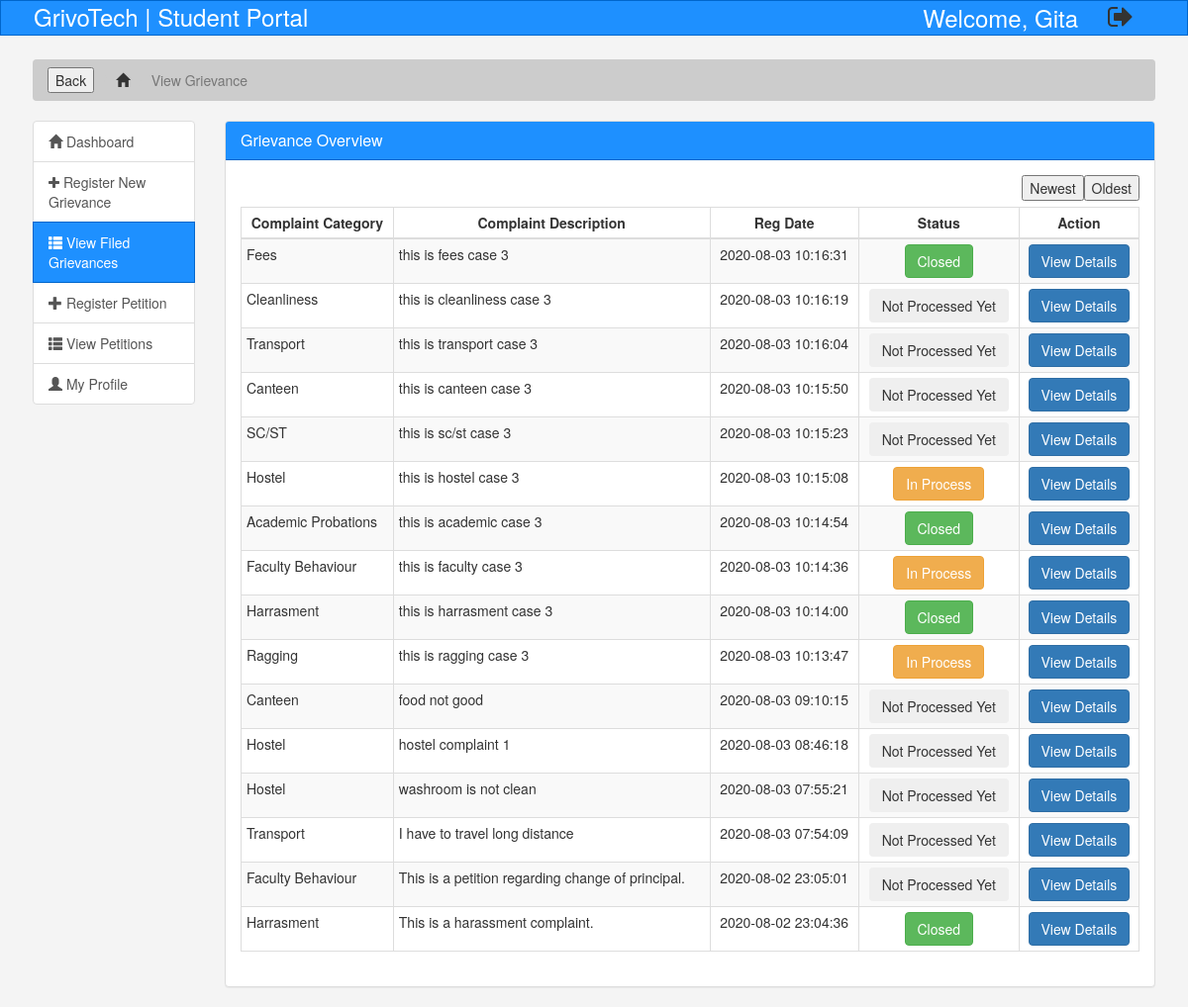
The page /sih3/student/viewgrievance.php (signed in) on the database its author committed.
### tables this page shows
CREATE TABLE `complain` (
  `complaintNumber` int(11) NOT NULL,
  `userId` int(11) DEFAULT NULL,
  `grievanceId` int(11) DEFAULT NULL,
  `complain` mediumtext DEFAULT NULL,
  `proof` varchar(255) DEFAULT NULL,
  `isAnonymous` int(11) DEFAULT NULL,
  `regDate` timestamp NULL DEFAULT current_timestamp(),
  `status` varchar(30) DEFAULT NULL,
  `lastUdationDate` timestamp NULL DEFAULT NULL ON UPDATE current_timestamp(),
  `isGroupComplaint` tinyint(1) NOT NULL
);

CREATE TABLE `category` (
  `id` int(11) NOT NULL,
  `categoryName` varchar(255) DEFAULT NULL,
  `categoryDescription` longtext DEFAULT NULL,
  `creationDate` timestamp NULL DEFAULT current_timestamp(),
  `updationDate` timestamp NULL DEFAULT NULL ON UPDATE current_timestamp()
);

### sih3/student/viewgrievance.php (the view, shortened to what this page needs)
<?php session_start();
if (isset($_POST['ASC'])) {
	$asc = "SELECT c.*, cat.categoryName as categoryName FROM complain c JOIN category cat ON c.grievanceId=cat.id  where c.userId='" . $_SESSION['id'] . "' ORDER by c.complaintNumber ASC ";
	$result = executeQuery($asc);
} else if (isset($_POST['DESC'])) {
	$desc = "SELECT c.*, cat.categoryName as categoryName FROM complain c JOIN category cat ON c.grievanceId=cat.id  where c.userId='" . $_SESSION['id'] . "' ORDER by c.complaintNumber DESC ";
	$result = executeQuery($desc);
} else {
	$query = "SELECT c.*, cat.categoryName as categoryName FROM complain c JOIN category cat ON c.grievanceId=cat.id  where c.userId='" . $_SESSION['id'] . "' ORDER by c.complaintNumber DESC ";
	$result = executeQuery($query);
}
function executeQuery($query)
{
	include('../include/db.php');
	$result = mysqli_query($db, $query);
	return $result;
}
if (strlen($_SESSION['login']) == 0) {
	header('location:userlogin.php');
} else {
?>
	<!DOCTYPE html>
	<html lang="en">
	<head>
		<link href="assests/css/bootstrap.min.css" rel="stylesheet">
		<link rel="stylesheet" href="https://cdnjs.cloudflare.com/ajax/libs/font-awesome/4.7.0/css/font-awesome.min.css">
		<link rel="stylesheet" href="assests/css/stu_style.css">
		<link type="text/css" href="images/icons/css/font-awesome.css" rel="stylesheet">
		<link rel="stylesheet" href="https://cdnjs.cloudflare.com/ajax/libs/font-awesome/4.7.0/css/font-awesome.min.css">
	</head>
	<body>
		<section id="container">
			<?php include('include/header.php');  ?>
			<section id="breadcrumb">
				<div class="container" style="margin-top: 2% ; width: 97%;">
					<ol class="breadcrumb">
						<li><input type="button" value="Back" onclick="history.go(-1)"></li>
						<li><a href="index.php"><span class="glyphicon glyphicon-home" aria-hidden="true"></span></a></li>
						<li class="active">View Grievance</li>
					</ol>
				</div>
			</section>
			<section id="main-content">
				<div class="container" style="width: 97%;">
					<div class="row">
						<div class="col-md-2">
							<div class="list-group">
								<a href="index.php" class="list-group-item "><span class="glyphicon glyphicon-home" aria-hidden="true"></span> Dashboard</a>
								<a href="newgrievance.php" class="list-group-item"><i class="fa fa-plus" aria-hidden="true"></i> Register New Grievance</a>
								<a href="grpgrievform.php" class="list-group-item active main-color-bg"><span class="glyphicon glyphicon-th-list" aria-hidden="true"></span> View Filed Grievances</a><a href="grpgrievform.php" class="list-group-item"><span class="glyphicon glyphicon-plus" aria-hidden="true"></span> Register Petition</a>
								<a href="grpgrievview.php" class="list-group-item"><span class="glyphicon glyphicon-th-list" aria-hidden="true"></span> View Petitions</a>
								<a href="stuprofile.php" class="list-group-item"><span class="glyphicon glyphicon-user" aria-hidden="true"></span> My Profile</a>
							</div>
						</div>
						<div class="col-md-10">
							<div class="panel panel-default">
								<div class="panel-heading main-color-bg">
									<h3 class="panel-title">Grievance Overview</h3>
								</div>
								<div class="panel-body" style="min-height: 400px;">
									<section id="main-content">
										<section class="wrapper">
											<div class="row mt">
												<div class="col-lg-12">
													<div class="content-panel">
														<section id="unseen">
															<form method="post">
																<input type="submit" name="ASC" value="Oldest" style="float:right;margin-bottom:6px;">
																<input type="submit" name="DESC" value="Newest" style="float:right;">
																<table class="table table-bordered table-striped table-condensed">
																	<thead>
																		<tr style="text-align: center">
																			<th style="text-align: center">Complaint Category</th>
																			<th style="text-align: center">Complaint Description</th>
																			<th style="text-align: center">Reg Date</th>
																			<th style="text-align: center">Status</th>
																			<th style="text-align: center">Action</th>
																		</tr>
																	</thead>
																	<tbody>
																		<?php
																		while ($row = mysqli_fetch_array($result)) :
																		?>
																			<tr>
																				<td><?php echo $row['categoryName']; ?></td>
																				<td><?php echo substr($row['complain'], 0, 100); ?></td>
																				<td align="center"><?php echo htmlentities($row['regDate']); ?></td>
																				<td align="center">
																					<?php
																					$status = $row['status'];
																					if ($status == "" || $status == "NULL") { ?>
																						<button type="button" class="btn btn-theme04">Not Processed Yet</button>
																					<?php } else if ($status == 'in process') { ?>
																						<button type="button" class="btn btn-warning">In Process</button>
																					<?php } else if ($status == 'closed') {
																					?>
																						<button type="button" class="btn btn-success">Closed</button>
																					<?php } else if ($status == 'in process') { ?>
																						<button type="button" class="btn btn-warning">In Process</button>
																					<?php }
																					?>
																				<td align="center">
																					<a href="complaint-details.php?cid=<?php echo htmlentities($row['complaintNumber']); ?>">
																						<button type="button" class="btn btn-primary">View Details</button></a>
																				</td>
																			</tr>
																		<?php endwhile; ?>
																	</tbody>
																</table>
															</form>
														</section>
													</div>
												</div>
											</div>
										</section>
									</section>
								</div>
							</div>
						</div>
					</div>
				</div>
			</section>
		<?php } ?>

### sih3/student/assests/css/stu_style.css (style rules this page uses)
body { background: #f4f4f4; }
.main-color-bg { background-color: #1e90ff !important; border-color: #0066cc !important; color: #ffffff !important; }
.breadcrumb { background: #cccccc; color: #333333; }
.breadcrumb a { color: #333333; }

### rows shown on the page
complain: grievanceId.categoryName "Fees", complain "this is fees case 3", regDate "2020-08-03 10:16:31", status "Closed"
complain: grievanceId.categoryName "Cleanliness", complain "this is cleanliness case 3", regDate "2020-08-03 10:16:19", shows "Not Processed Yet"
complain: grievanceId.categoryName "Transport", complain "this is transport case 3", regDate "2020-08-03 10:16:04", shows "Not Processed Yet"
complain: grievanceId.categoryName "Canteen", complain "this is canteen case 3", regDate "2020-08-03 10:15:50", shows "Not Processed Yet"
complain: grievanceId.categoryName "SC/ST", complain "this is sc/st case 3", regDate "2020-08-03 10:15:23", shows "Not Processed Yet"
complain: grievanceId.categoryName "Hostel", complain "this is hostel case 3", regDate "2020-08-03 10:15:08", status "In Process"
complain: grievanceId.categoryName "Academic Probations", complain "this is academic case 3", regDate "2020-08-03 10:14:54", status "Closed"
complain: grievanceId.categoryName "Faculty Behaviour", complain "this is faculty case 3", regDate "2020-08-03 10:14:36", status "In Process"
complain: grievanceId.categoryName "Harrasment", complain "this is harrasment case 3", regDate "2020-08-03 10:14:00", status "Closed"
complain: grievanceId.categoryName "Ragging", complain "this is ragging case 3", regDate "2020-08-03 10:13:47", status "In Process"
complain: grievanceId.categoryName "Canteen", complain "food not good", regDate "2020-08-03 09:10:15", shows "Not Processed Yet"
complain: grievanceId.categoryName "Hostel", complain "hostel complaint 1", regDate "2020-08-03 08:46:18", shows "Not Processed Yet"
complain: grievanceId.categoryName "Hostel", complain "washroom is not clean", regDate "2020-08-03 07:55:21", shows "Not Processed Yet"
complain: grievanceId.categoryName "Transport", complain "I have to travel long distance", regDate "2020-08-03 07:54:09", shows "Not Processed Yet"
complain: grievanceId.categoryName "Faculty Behaviour", complain "This is a petition regarding change of principal.", regDate "2020-08-02 23:05:01", shows "Not Processed Yet"
complain: grievanceId.categoryName "Harrasment", complain "This is a harassment complaint.", regDate "2020-08-02 23:04:36", status "Closed"

### other values the page prints
$_SESSION['name'] "Gita"
